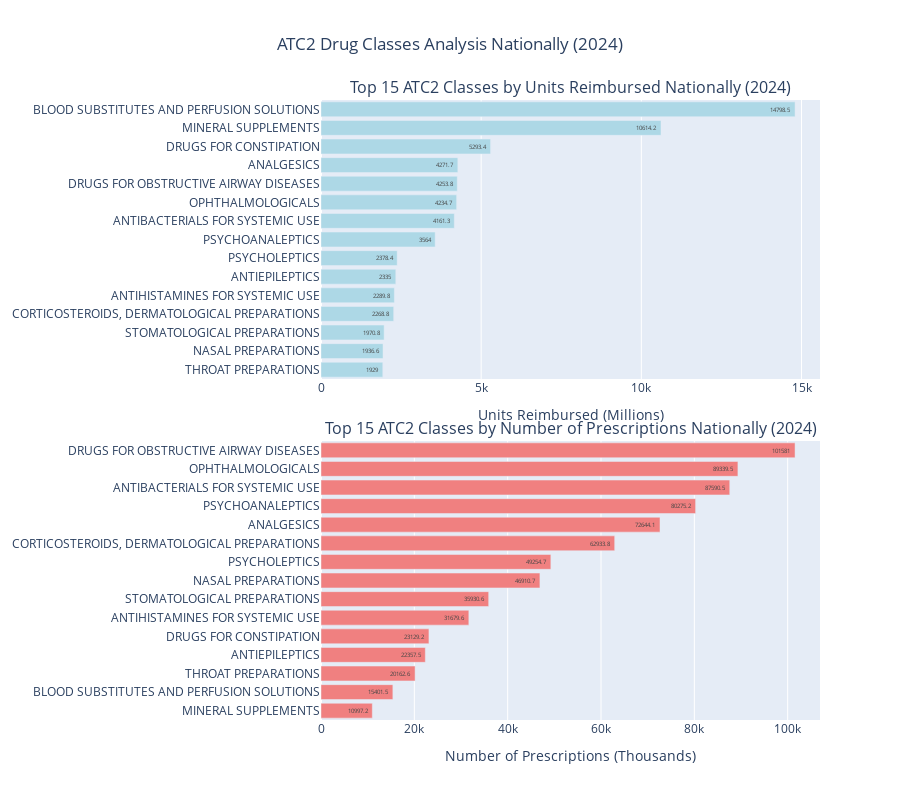

Notebook source saved alongside this figure:
### Code cell
# Create ATC3 aggregation
agg_atc2 = final_merged.groupby(['State', 'ATC2 Class', 'ATC2_Name', 'Year']).agg({
    'Units Reimbursed': 'sum',
    'Number of Prescriptions': 'sum'
}).reset_index()

print(f"ATC3 aggregated data shape: {agg_atc2.shape}")
print(f"Unique states: {agg_atc2['State'].nunique()}")
print(f"Unique ATC3 classes: {agg_atc2['ATC2 Class'].nunique()}")
print(f"Years available: {sorted(agg_atc2['Year'].unique())}")

# Interactive plotting function
def plot_atc2_analysis(year=2024, state='ALL', top_n=15, metric='Units Reimbursed'):

    # Filter data by year first
    year_data = agg_atc2[agg_atc2['Year'] == year].copy()
    
    # Filter data by state
    if state == 'ALL':
        plot_data = year_data.groupby(['ATC2 Class', 'ATC2_Name']).agg({
            'Units Reimbursed': 'sum',
            'Number of Prescriptions': 'sum'
        }).reset_index()
        title_suffix = f"Nationally ({year})"
    else:
        plot_data = year_data[year_data['State'] == state].copy()
        title_suffix = f"in {state} ({year})"
    
    # Sort by selected metric and get top N
    plot_data = plot_data.sort_values(metric, ascending=False).head(top_n)
    
    # Create subplot figure
    fig = make_subplots(
        rows=2, cols=1,
        subplot_titles=(f'Top {top_n} ATC2 Classes by Units Reimbursed {title_suffix}',
                       f'Top {top_n} ATC2 Classes by Number of Prescriptions {title_suffix}'),
        vertical_spacing=0.1
    )
    
    # Units Reimbursed plot
    fig.add_trace(
        go.Bar(
            x=plot_data['Units Reimbursed'],
            y=plot_data['ATC2_Name'],
            orientation='h',
            name='Units Reimbursed',
            text=plot_data['Units Reimbursed'].round(1),
            textposition='auto',
            marker_color='lightblue'
        ),
        row=1, col=1
    )
    
    # Re-sort for prescriptions
    plot_data_presc = plot_data.sort_values('Number of Prescriptions', ascending=False).head(top_n)
    
    # Number of Prescriptions plot
    fig.add_trace(
        go.Bar(
            x=plot_data_presc['Number of Prescriptions'],
            y=plot_data_presc['ATC2_Name'],
            orientation='h',
            name='Number of Prescriptions',
            text=plot_data_presc['Number of Prescriptions'].round(1),
            textposition='auto',
            marker_color='lightcoral'
        ),
        row=2, col=1
    )
    
    # Update layout
    fig.update_layout(
        height=800,
        showlegend=False,
        title_text=f"ATC2 Drug Classes Analysis {title_suffix}",
        title_x=0.5
    )
    
    # Update x-axes
    fig.update_xaxes(title_text="Units Reimbursed (Millions)", row=1, col=1)
    fig.update_xaxes(title_text="Number of Prescriptions (Thousands)", row=2, col=1)
    
    # Update y-axes to show full names
    fig.update_yaxes(autorange="reversed", row=1, col=1)
    fig.update_yaxes(autorange="reversed", row=2, col=1)
    
    fig.show()
    
    # Print summary statistics
    print(f"\nSummary for {title_suffix}:")
    print(f"Total ATC2 classes: {len(plot_data)}")
    print(f"Total Units Reimbursed: {plot_data['Units Reimbursed'].sum():.1f} million")
    print(f"Total Prescriptions: {plot_data['Number of Prescriptions'].sum():.1f} thousand")

# Create widget for interactive plotting
states_list = ['ALL'] + sorted(agg_atc2['State'].unique().tolist())
years_list = sorted(agg_atc2['Year'].unique().tolist())

# Interactive widget
interact(plot_atc2_analysis,
         year=Dropdown(options=years_list, value=2024, description='Year:'),
         state=Dropdown(options=states_list, value='ALL', description='State:'),
         top_n=Dropdown(options=[10, 15, 20, 25], value=15, description='Top N:'),
         metric=Dropdown(options=['Units Reimbursed', 'Number of Prescriptions'], 
                        value='Units Reimbursed', description='Sort by:'))

### Figure 1 — Plotly figure (JSON) as saved in the notebook; plotly's stock layout.template omitted (floating-point values rounded to 4 significant figures)
{"data": [{"marker": {"color": "lightblue"}, "name": "Units Reimbursed", "orientation": "h", "text": [14800.0, 10610.0, 5293.0, 4272.0, 4254.0, 4235.0, 4161.0, 3564.0, 2378.0, 2335.0, 2290.0, 2269.0, 1971.0, 1937.0, 1929.0], "textposition": "auto", "type": "bar", "x": [14800.0, 10610.0, 5293.0, 4272.0, 4254.0, 4235.0, 4161.0, 3564.0, 2378.0, 2335.0, 2290.0, 2269.0, 1971.0, 1937.0, 1929.0], "xaxis": "x", "y": ["BLOOD SUBSTITUTES AND PERFUSION SOLUTIONS", "MINERAL SUPPLEMENTS", "DRUGS FOR CONSTIPATION", "ANALGESICS", "DRUGS FOR OBSTRUCTIVE AIRWAY DISEASES", "OPHTHALMOLOGICALS", "ANTIBACTERIALS FOR SYSTEMIC USE", "PSYCHOANALEPTICS", "PSYCHOLEPTICS", "ANTIEPILEPTICS", "ANTIHISTAMINES FOR SYSTEMIC USE", "CORTICOSTEROIDS, DERMATOLOGICAL PREPARATIONS", "STOMATOLOGICAL PREPARATIONS", "NASAL PREPARATIONS", "THROAT PREPARATIONS"], "yaxis": "y"}, {"marker": {"color": "lightcoral"}, "name": "Number of Prescriptions", "orientation": "h", "text": [101600.0, 89340.0, 87590.0, 80280.0, 72640.0, 62930.0, 49250.0, 46910.0, 35930.0, 31680.0, 23130.0, 22360.0, 20160.0, 15400.0, 11000.0], "textposition": "auto", "type": "bar", "x": [101600.0, 89340.0, 87590.0, 80280.0, 72640.0, 62930.0, 49250.0, 46910.0, 35930.0, 31680.0, 23130.0, 22360.0, 20160.0, 15400.0, 11000.0], "xaxis": "x2", "y": ["DRUGS FOR OBSTRUCTIVE AIRWAY DISEASES", "OPHTHALMOLOGICALS", "ANTIBACTERIALS FOR SYSTEMIC USE", "PSYCHOANALEPTICS", "ANALGESICS", "CORTICOSTEROIDS, DERMATOLOGICAL PREPARATIONS", "PSYCHOLEPTICS", "NASAL PREPARATIONS", "STOMATOLOGICAL PREPARATIONS", "ANTIHISTAMINES FOR SYSTEMIC USE", "DRUGS FOR CONSTIPATION", "ANTIEPILEPTICS", "THROAT PREPARATIONS", "BLOOD SUBSTITUTES AND PERFUSION SOLUTIONS", "MINERAL SUPPLEMENTS"], "yaxis": "y2"}], "layout": {"annotations": [{"font": {"size": 16}, "showarrow": false, "text": "Top 15 ATC2 Classes by Units Reimbursed Nationally (2024)", "x": 0.5, "xanchor": "center", "xref": "paper", "y": 1, "yanchor": "bottom", "yref": "paper"}, {"font": {"size": 16}, "showarrow": false, "text": "Top 15 ATC2 Classes by Number of Prescriptions Nationally (2024)", "x": 0.5, "xanchor": "center", "xref": "paper", "y": 0.45, "yanchor": "bottom", "yref": "paper"}], "height": 800, "showlegend": false, "title": {"text": "ATC2 Drug Classes Analysis Nationally (2024)", "x": 0.5}, "xaxis": {"anchor": "y", "domain": [0, 1], "title": {"text": "Units Reimbursed (Millions)"}}, "xaxis2": {"anchor": "y2", "domain": [0, 1], "title": {"text": "Number of Prescriptions (Thousands)"}}, "yaxis": {"anchor": "x", "autorange": "reversed", "domain": [0.55, 1]}, "yaxis2": {"anchor": "x2", "autorange": "reversed", "domain": [0, 0.45]}}}
